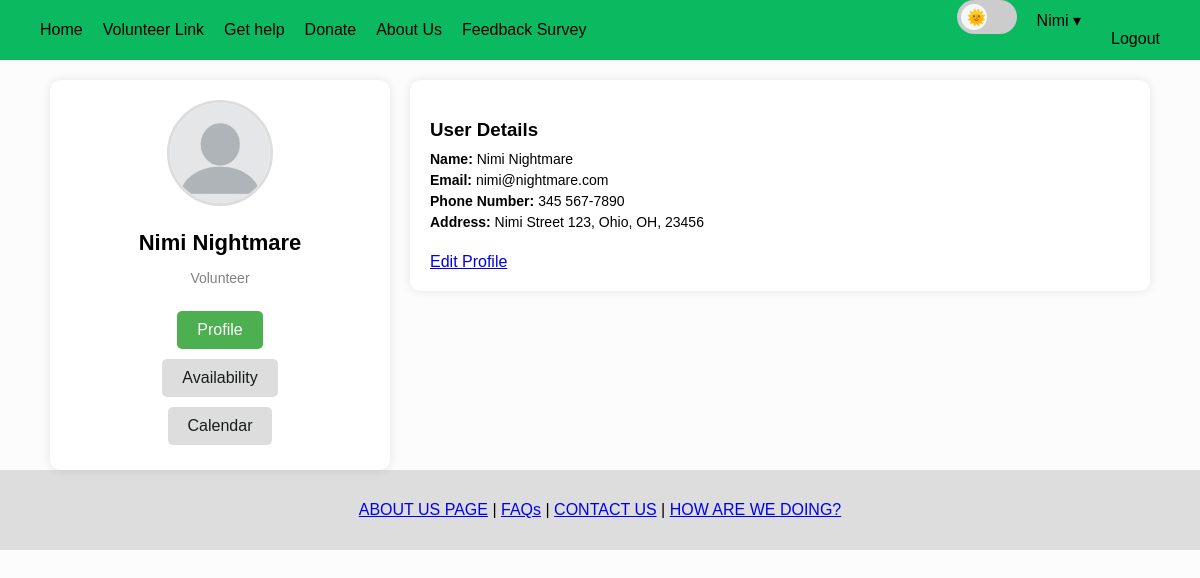
Screenshot of /CAP3104_modifying_github_code/User_Profile.php (signed in) with the database file from the repository.
### tables this page shows
CREATE TABLE `users` (
  `id` int(11) NOT NULL,
  `firstname` varchar(128) NOT NULL,
  `lastname` varchar(128) NOT NULL,
  `email` varchar(128) NOT NULL,
  `password` varchar(128) NOT NULL,
  `streetname` varchar(128) DEFAULT NULL,
  `city` varchar(128) DEFAULT NULL,
  `state` varchar(128) DEFAULT NULL,
  `zipcode` varchar(128) DEFAULT NULL,
  `phonenumber` varchar(128) DEFAULT NULL,
  `profile_picture` varchar(128) DEFAULT NULL,
  `volunteer_hours` int(11) DEFAULT 0
);

### CAP3104_modifying_github_code/classes/dbh.classes.php (called while the page is built, shortened)
<?php
class dbh
{
    protected function connect()
    {
        try
        {
            $username = "root";
            $password = "";
            $dbh = new PDO('mysql:host=localhost;dbname=userdb', $username, $password);
            return $dbh;
        }
        catch (PDOException $e)
        {
            print "Error!: " . $e->getMessage() . "<br/>";
            die();
        }
    }
}

### CAP3104_modifying_github_code/classes/profileinfo.classes.php (called while the page is built, shortened)
<?php
class ProfileInfo extends dbh
{
    protected function getProfileInfo($id)
    {
        $stmt = $this->connect()->prepare("SELECT * FROM users WHERE id = ?");
        if (!$stmt->execute(array($id)))
        {
            $stmt = null;
            header("location: User_Profile.php?error=stmtfailed");
            exit();
        }
        $profileData = $stmt->fetchAll(PDO::FETCH_ASSOC);
        return $profileData;
    }
}

### CAP3104_modifying_github_code/classes/profileinfo-view.classes.php (the view, shortened to what this page needs)
<?php
class ProfileInfoView extends ProfileInfo
{
    public function fetchFirstName($id)
    {
        $profileInfo = $this->getProfileInfo($id);
        echo $profileInfo[0]["firstname"];
    }
    public function fetchLastName($id)
    {
        $profileInfo = $this->getProfileInfo($id);
        echo $profileInfo[0]["lastname"];
    }
    public function fetchEmail($id)
    {
        $profileInfo = $this->getProfileInfo($id);
        echo $profileInfo[0]["email"];
    }
    public function fetchAddress($id)
    {
        $profileInfo = $this->getProfileInfo($id);
        $streetname = $profileInfo[0]["streetname"];
        $city = $profileInfo[0]["city"];
        $state = $profileInfo[0]["state"];
        $zipcode = $profileInfo[0]["zipcode"];
        if ($streetname == null && $city == null && $state == null && $zipcode == null)
        {
            echo "N/A";
        }
        else
        {
            echo $streetname . ", " . $city . ", " . $state . ", " . $zipcode;
        }
    }
    public function fetchPhoneNumber($id)
    {
        $profileInfo = $this->getProfileInfo($id);
        $phonenumber = $profileInfo[0]["phonenumber"];
        if ($phonenumber == null)
        {
            echo "N/A";
        }
        else
        {
            echo $phonenumber;
        }
    }
}

### CAP3104_modifying_github_code/General_style_sheet.css (style rules this page uses)
:root { --white-darker: #f4f8fb; --white: #fcfcfd; --temp-green: #0bba60; --green-darker: #099A4F; --dark-green: #066836; --dark-green-lighter: #088745; --text-black: #000000; --dark-background: #191c1d; }
body { background-color: var(--white); background-repeat: no-repeat; background-attachment: fixed; font-family: Arial, sans-serif; margin: 0; padding: 0; }

### rows the page displays
users: firstname "Nimi", lastname "Nightmare", email "nimi@nightmare.com", phonenumber "345 567-7890", streetname "Nimi Street 123", city "Ohio", state "OH", zipcode "23456"

### other values shown
$_SESSION["firstname"] "Nimi"
$_SESSION["lastname"] "Nightmare"
